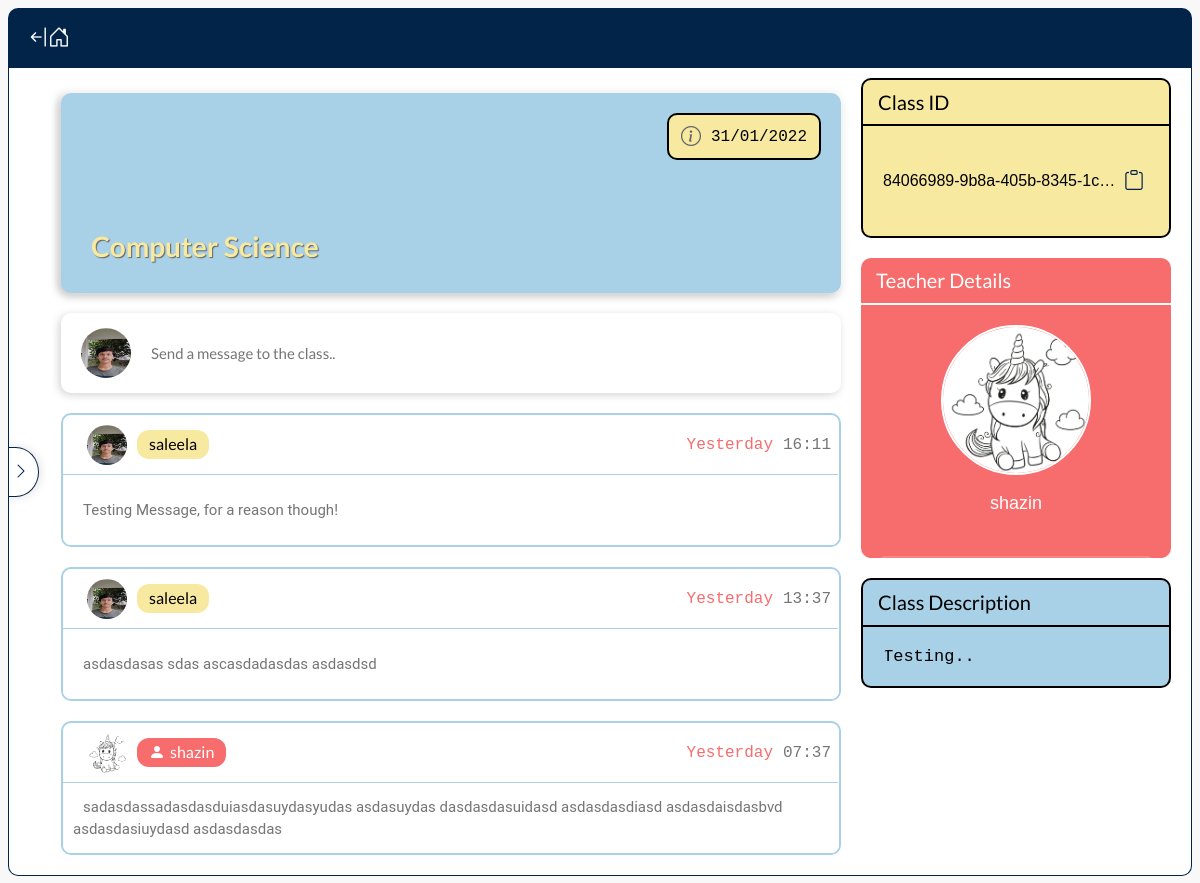
/class/840669899b8a405b83451c50ae6abf59/ (signed in), run on an earlier commit of the app's database.
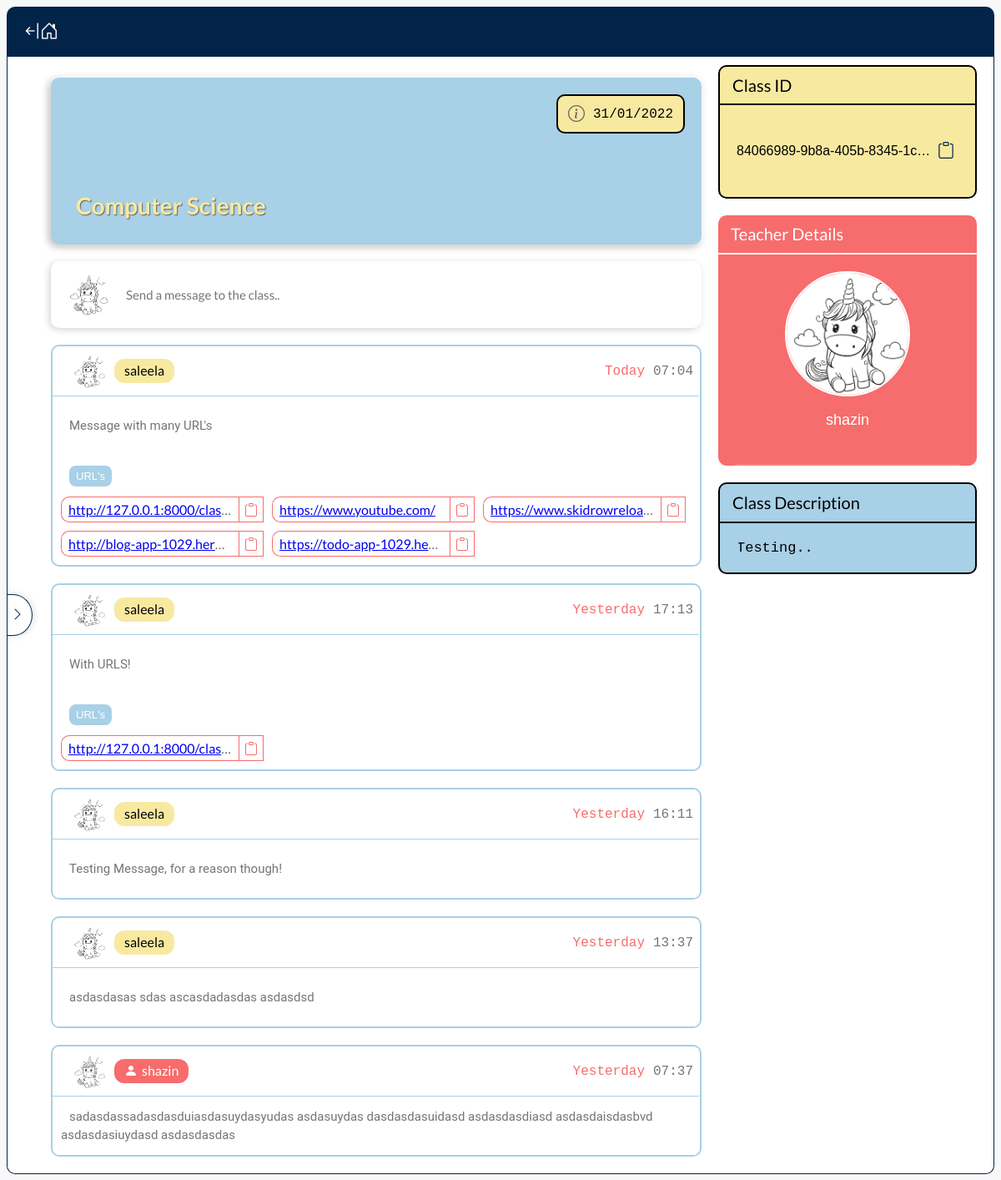
And on a later commit of the database.
### home/models.py (models this page shows, shortened)
class Class(models.Model):
    id = models.UUIDField(primary_key=True, default=uuid.uuid4, editable=False)
    teacher = models.ForeignKey(CustomUser, on_delete=models.CASCADE)
    title = models.CharField(max_length=80, null=False, blank=False)
    description = models.CharField(max_length=300, null=False, blank=False)
    date_started = models.DateTimeField(auto_now_add=True)
    active = models.BooleanField(default=True)
    @property
    def formatted_date(self):
        from .backends import check_if_today_or_yesterday
        return check_if_today_or_yesterday(self.date_started)

### register/models.py (models this page shows, shortened)
class CustomUser(AbstractBaseUser):
    email = models.EmailField(verbose_name='email', max_length=254, unique=True)
    username = models.CharField(max_length=30, unique=False)
    date_joined = models.DateTimeField(verbose_name='date joined', auto_now_add=True)
    last_login = models.DateTimeField(verbose_name='last login', auto_now=True)
    is_admin = models.BooleanField(default=False)
    is_active = models.BooleanField(default=True)
    is_staff = models.BooleanField(default=False)
    is_superuser = models.BooleanField(default=False)
    account_type = models.CharField(max_length=7, choices=ACCOUNT_TYPES, blank=False, null=False)
    profile_pic = models.ImageField(blank=True, upload_to=get_image_upload_location, default='profile/default.jpg')
    bio = models.TextField(max_length=300, null=True, blank=True)
    is_email_verified = models.BooleanField(default=False)
    image_storage_id = models.UUIDField(default=uuid.uuid4, editable=False)
    objects = CustomUserManager()
    USERNAME_FIELD = 'email'
    REQUIRED_FIELDS = ['username', 'account_type']
    @property
    def profile_pic_path(self):
        return f'/media/{self.profile_pic}'

### classmenu/models.py (models this page shows, shortened)
class MessagePublic(models.Model):
    content = models.CharField(max_length=300, blank=False, null=False)
    class_obj = models.ForeignKey(Class, on_delete=models.CASCADE)
    user = models.ForeignKey(CustomUser, on_delete=models.CASCADE)
    files = models.ManyToManyField(File, blank=True)
    urls = models.ManyToManyField(Url, blank=True)
    date = models.DateTimeField(auto_now_add=True)
    @property
    def formatted_date(self):
        from home.backends import check_if_today_or_yesterday
        return check_if_today_or_yesterday(self.date)
    @property
    def time_only(self):
        from home.backends import get_IST_from_UTC, add_zero_to_left
        ISTDate = get_IST_from_UTC(self.date)
        return f'{add_zero_to_left(ISTDate.hour)}:{add_zero_to_left(ISTDate.minute)}'

class Url(models.Model):
    url = models.TextField(blank=False, null=False)

### classmenu/views.py (the view)
# urls.py: path('<classID>/', ClassMenuView.as_view()),
class ClassMenuView(View):
    @classentry_check()
    def get(self, request, classID):
        classObj = Class.objects.get(id=classID)
        return render(request, 'classmenu/class.html', {
            'classObj' : classObj,
            'msgObjects' : classObj.messagepublic_set.all(),
        })

### templates/classmenu/class.html (shortened to what this page needs)
{% extends 'classmenu/base.html' %}
{% load static %}
{% block headextraextra %}
<link rel='stylesheet' href="{% static 'css/classmenu/class.css' %}">
{% endblock headextraextra %}
{% block bodyextra %}
<div class="main-content">
    <div class="item header">
        <div class="date-box">
            <i class="bi bi-info-circle"></i>
            <span>{{ classObj.formatted_date }}</span>
        </div>
        <h1>{{ classObj.title }}</h1>
    </div>
    <div class="item msg-div">
        <div class="dummy-overlay">
            <img src="{{ user.profile_pic_path }}">
            <span>Send a message to the class..</span>
        </div>
                        {% include 'blocks/attach-files.html' %}
    </div>
    <div class="all-messages">
        {% for msgObj in msgObjects %}
            <div class="item recieve-msg">
                <div class="top-bar">
                    <img src="{{ msgObj.user.profile_pic_path }}">
                    {% if msgObj.user == classObj.teacher %}
                        <div class="sender-name" style="color: white; background-color: var(--tertiary-color);">
                            <i class="bi bi-person-fill"></i>
                    {% else %}
                        <div class="sender-name">
                    {% endif %}
                            <span>{{ msgObj.user.username }}</span>
                        </div>
                    {% if msgObj.formatted_date == 'Today' or msgObj.formatted_date == 'Yesterday' %}
                        <div class="date" style="color: var(--tertiary-color)"><span>{{ msgObj.formatted_date }}</span></div>
                        {% else %}
                        <div class="date" style="color: rgb(71, 71, 71)"><span>{{ msgObj.formatted_date }}</span></div>
                    {% endif %}
                    <div class="time"><span>{{ msgObj.time_only }}</span></div>
                </div>
                <div class="content-box">
                    <p>{{ msgObj.content }}</p>
                </div>
                {% if msgObj.urls.all %}
                    <div class="url-msg-box">
                        <div class="header-box">
                            <span>URL's</span>
                        </div>
                        <div class="content-box">
                            {% for urlObj in msgObj.urls.all %}
                                <div class="url-container">
                                    <span><a href="{{ urlObj.url }}" target="_blank">{{ urlObj.url }}</a></span>
                                    <div class="icon-butt" onclick="copyText('{{ urlObj.url }}')">
                                        <i class="bi bi-clipboard"></i>
                                    </div>
                                </div>
                            {% endfor %}
                        </div>
                    </div>
                {% endif %}
            </div>
        {% endfor %}
    </div>
</div>
<div class="right-content" tabindex="0">
    <div class="item class-id">
        <div class="header">Class ID</div>
        <div class="id-box">
            <span>{{ classObj.id }}</span>
            <div class="icon-box" title="copy">
                <i class="bi bi-clipboard"></i>
            </div>
        </div>
    </div>
    <div class="item teacher-details">
        <div class="header">Teacher Details</div>
        <div class="sub-box">
            <img src="{{ classObj.teacher.profile_pic_path }}"></img>
            <div class="name-box"><p>{{ classObj.teacher.username }}</p></div>
        </div>
        <div class="extra-box">
            <div class="bio-box">{{ classObj.teacher.bio }}</div>
        </div>
    </div>
    <div class="item class-desc">
        <div class="header">Class Description</div>
        <div class="sub-box">
            <div class="desc-box">{{ classObj.description }}</div>
        </div>
    </div>
</div>
{% endblock bodyextra %}

### templates/classmenu/base.html (shortened to what this page needs)
{% extends 'base.html' %}
{% load static %}
{% block headextra %}
<link rel='stylesheet' href="{% static 'css/classmenu/base.css' %}">
{% block headextraextra %}
{% endblock headextraextra %}
{% endblock headextra %}
{% block body %}
<div class="back-box">
    <div class="back-button">
        <i class="bi bi-arrow-bar-left"></i>
        <i class="bi bi-house-door"></i>
    </div>
</div>
<div class="parent-content">
    <div class="nav-bar-box">
        <div class="nav-puller">
            <i class="bi bi-chevron-right"></i>
        </div>
    </div>
    {% block bodyextra %}
    {% endblock bodyextra %}
</div>
{% endblock body %}

### templates/base.html (shortened to what this page needs)
{% load static %}
<!DOCTYPE html>
<html>
<head>
    <link rel="stylesheet" href="https://cdn.jsdelivr.net/npm/bootstrap-icons@1.7.2/font/bootstrap-icons.css">
    <link rel='stylesheet' href="{% static 'css/base.css' %}">
    {% block headextra %}
    {% endblock headextra %}
</head>
<body>
    {% block body %}
    {% endblock body %}
</body>
</html>

### templates/blocks/attach-files.html (shortened to what this page needs)
{% load static %}
<link rel='stylesheet' href="{% static 'css/blocks/attach-files.css' %}">

### static/css/base.css (style rules this page uses)
* { box-sizing: border-box; }
:root { --primary-color: #022449; --secondary-color: #A8D0E6; --secondary-dark-color: #a7ffff; --secondary-light-color: white; --secondary-lighter-color: white; --tertiary-color: #F76C6C; --quaternary-color: #F8E9A1; --text-color: #757575; --shadow-color: rgba(0, 0, 0, 0.349); --shadow-light-color: rgba(0, 0, 0, 0.171); --green-color: #00ff00; --green-light-color: #83ff83; --light-text-color: rgb(230, 230, 230); --error-red-color: red; }

### static/css/classmenu/base.css (style rules this page uses)
body { position: relative; height: calc( 100vh - 18px ); display: flex; justify-content: flex-start; align-items: center; flex-direction: column; background-color: rgb(248, 248, 248); overflow: hidden; }
body > .back-box { position: relative; height: 60px; width: 100%; max-width: 1510px; padding: 0 20px; display: flex; justify-content: flex-start; align-items: center; border-radius: 10px 10px 0 0; background-color: var(--primary-color); }
body > .back-box > .back-button { position: relative; color: white; font-size: 22px; cursor: pointer; transition: color 0.2s; }
body > .back-box > .back-button > i:last-of-type { position: absolute; left: calc(100% - 2px); }
body > .parent-content { height: calc(100% - 60px); max-width: 1510px; width: 100%; background-color: white; border: 1.5px solid var(--primary-color); border-top: none; border-radius: 0 0 10px 10px; display: flex; justify-content: flex-start; flex-direction: column; align-items: center; position: relative; overflow: auto; }
body > .parent-content > .nav-bar-box { width: 130px; height: 100%; display: flex; justify-content: center; align-items: center; position: absolute; left: -90px; transition: left 0.4s, width 0.4s; z-index: 2; }
body > .parent-content > .nav-bar-box > .nav-puller { width: 50px; background-color: white; border: 1px solid var(--primary-color); border-left: none; height: 50px; border-radius: 0 50% 50% 0; box-shadow: 2px 2px 10px rgba(0, 0, 0, 0.06), 2px -2px 10px rgba(0, 0, 0, 0.06); transform: translateX(-10px); padding-right: 9px; display: flex; justify-content: flex-end; align-items: center; cursor: pointer; transition: transform 0.3s; }
body > .parent-content > .nav-bar-box > .nav-puller > i { color: var(--primary-color); transition: transform 0.4s; }

What changed in the data, as far as the page shows it:
changed CustomUser: profile_pic_path: a different picture
changed through a linked row, MessagePublic "asdasdasas sdas ascasdadasdas asdasdsd": user.profile_pic_path: a different picture
changed through a linked row, MessagePublic "Testing Message, for a reason though!": user.profile_pic_path: a different picture
added MessagePublic: user.profile_pic_path (picture), user.username "saleela", formatted_date "Yesterday", time_only "17:13", content "With URLS!"
added Url: url "http://127.0.0.1:8000/clas…", shown under "saleela"
added MessagePublic: user.profile_pic_path (picture), user.username "saleela", formatted_date "Today", time_only "07:04", content "Message with many URL's"
added Url: url "http://127.0.0.1:8000/clas…", shown under "saleela"
added Url: url "https://www.youtube.com/", shown under "saleela"
added Url: url "https://www.skidrowreloa…", shown under "saleela"
added Url: url "http://blog-app-1029.her…", shown under "saleela"
added Url: url "https://todo-app-1029.he…", shown under "saleela"
